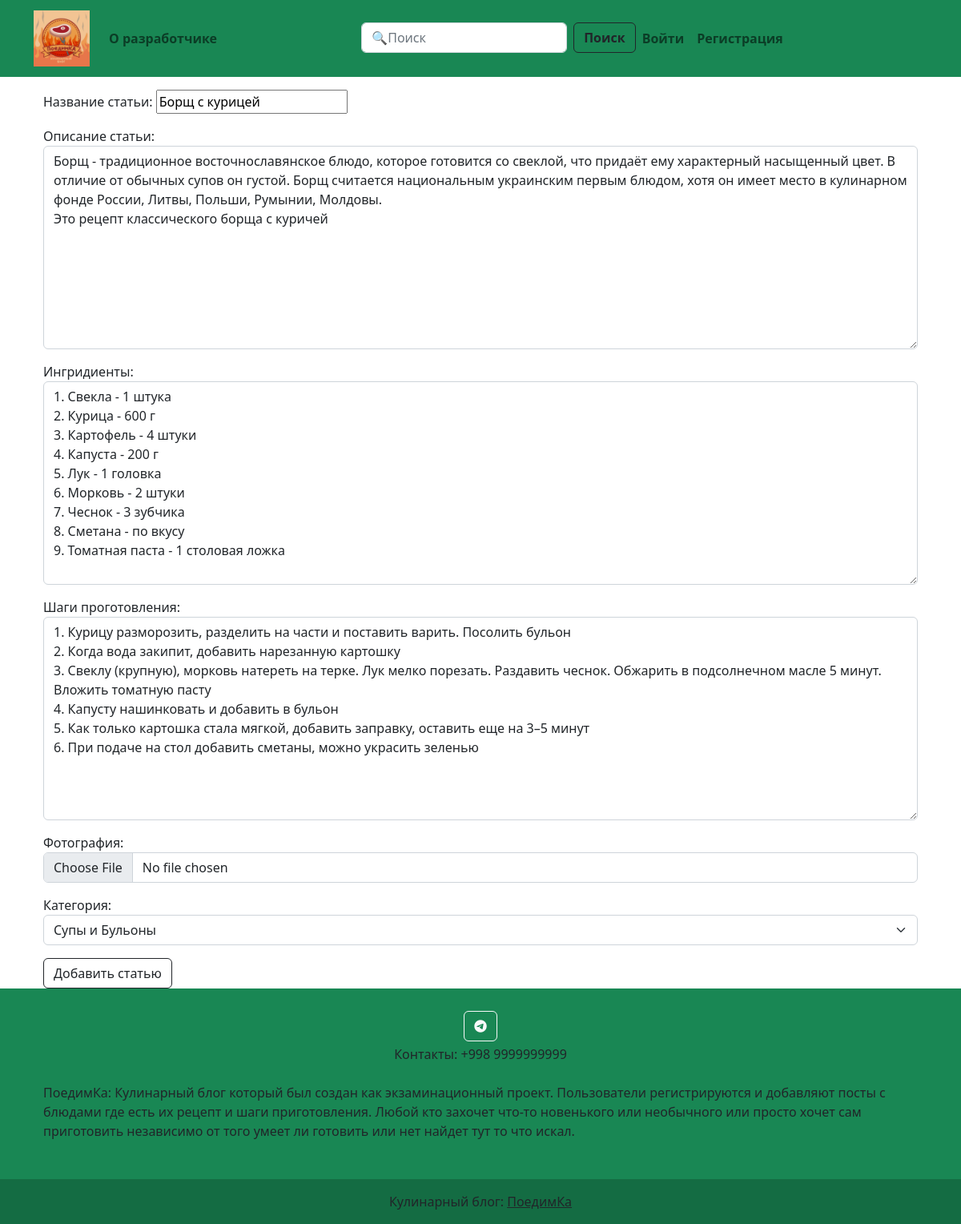
/article/16/update, run on the app's committed database.
### blog/models.py (models this page shows, shortened)
class Article(models.Model):
    title = models.CharField(max_length=150, unique=True, verbose_name='Название статьи')
    content = models.TextField(verbose_name='Описание статьи')
    ingredients = models.TextField(verbose_name='Ингридиенты')
    cooking = models.TextField(verbose_name='Шаги проготовления')
    photo = models.ImageField(upload_to='photos/', null=True, blank=True, verbose_name='Фотография')
    created_at = models.DateTimeField(auto_now_add=True, verbose_name='Дата создания')
    updated_at = models.DateTimeField(auto_now=True, verbose_name='Дата обновления')
    publish = models.BooleanField(default=True, verbose_name='Статус статьи')
    views = models.IntegerField(default=0, verbose_name='Просмотры')
    category = models.ForeignKey(Category, on_delete=models.CASCADE, verbose_name='Категория')
    class Meta:
        verbose_name = 'Статья'
        verbose_name_plural = 'Статьи'

class Category(models.Model):
    title = models.CharField(max_length=30, unique=True, verbose_name='Название категории')
    def __str__(self):
        return self.title
    class Meta:
        verbose_name = 'Категория'
        verbose_name_plural = 'Категории'

### blog/views.py (the view)
# urls.py: path('article/<int:pk>/update', ArticleUpdate.as_view(), name='article_update'),
class ArticleUpdate(UpdateView):
    model = Article
    form_class = ArticleForm
    template_name = 'blog/article_form.html'

### blog/forms.py
class ArticleForm(forms.ModelForm):
    class Meta:
        model = Article
        fields = (
            'title',
            'content',
            'ingredients',
            'cooking',
            'photo',
            'category'
        )
        widgets = {
            'title': forms.TextInput(attrs={
                'class': 'form_control',
                'placeholder': 'Название статьи'
            }),
            'content': forms.Textarea(attrs={
                'class': 'form-control',
                'placeholder': 'Описание статьи'
            }),
            'ingredients': forms.Textarea(attrs={
                'class': 'form-control',
                'placeholder': 'Ингредиенты'
            }),
            'cooking': forms.Textarea(attrs={
                'class': 'form-control',
                'placeholder': 'Шаги приготовления'
            }),
            'photo': forms.FileInput(attrs={
                'class': 'form-control',
                'placeholder': 'Выберите фотографию'
            }),
            'category': forms.Select(attrs={
                'class': 'form-select',
                'placeholder': 'Выберите категорию'
            })
        }

### blog/templates/blog/article_form.html (shortened to what this page needs)
{% extends 'base.html' %}
{% block main %}
<div class="container">
<form action="" method="post" enctype="multipart/form-data">
  {{ form.as_p }}
  <button type="submit" class="btn btn-outline-dark">Добавить статью</button>
</form>
</div>
{% endblock main %}

### data on the page
Article: title "Борщ с курицей", content "Борщ - традиционное восточнославянское блюдо, которое готовится со свеклой, что придаёт ему характерный насыщенный цвет. В отличие от обычных супов он густой. Борщ считается национальным украинским первым блюдом, хотя он имеет место в кулинарном фонде России, Литвы, Польши, Румынии, Молдовы. Это рецепт классического борща с куричей", ingredients "1. Свекла - 1 штука 2. Курица - 600 г 3. Картофель - 4 штуки 4. Капуста - 200 г 5. Лук - 1 головка 6. Морковь - 2 штуки 7. Чеснок - 3 зубчика 8. Сметана - по вкусу 9. Томатная паста - 1 столовая ложка", cooking "1. Курицу разморозить, разделить на части и поставить варить. Посолить бульон 2. Когда вода закипит, добавить нарезанную картошку 3. Свеклу (крупную), морковь натереть на терке. Лук мелко порезать. Раздавить чеснок. Обжарить в подсолнечном масле 5 минут. Вложить томатную пасту 4. Капусту нашинковать и добавить в бульон 5. Как только картошка стала мягкой, добавить заправку, оставить еще на 3–5 минут 6. При подаче на стол добавить сметаны, можно украсить зеленью", category "Супы и Бульоны"
